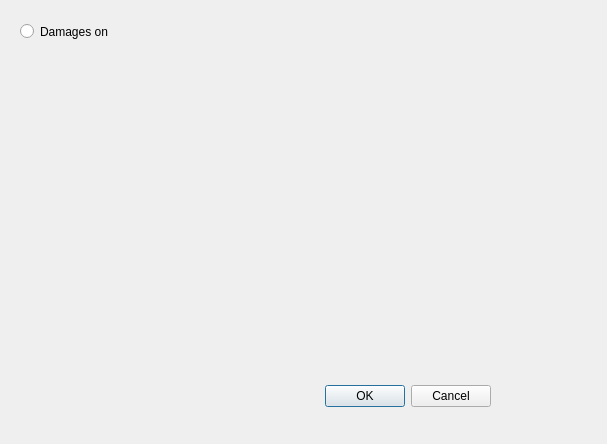
<?xml version="1.0" encoding="UTF-8"?>
<ui version="4.0">
 <class>DialogSystemEffect</class>
 <widget class="QDialog" name="DialogSystemEffect">
  <property name="geometry">
   <rect>
    <x>0</x>
    <y>0</y>
    <width>607</width>
    <height>444</height>
   </rect>
  </property>
  <property name="windowTitle">
   <string>Dialog</string>
  </property>
  <widget class="QDialogButtonBox" name="buttonBox">
   <property name="geometry">
    <rect>
     <x>150</x>
     <y>380</y>
     <width>341</width>
     <height>32</height>
    </rect>
   </property>
   <property name="orientation">
    <enum>Qt::Horizontal</enum>
   </property>
   <property name="standardButtons">
    <set>QDialogButtonBox::Cancel|QDialogButtonBox::Ok</set>
   </property>
  </widget>
  <widget class="QRadioButton" name="radioButton">
   <property name="geometry">
    <rect>
     <x>20</x>
     <y>20</y>
     <width>112</width>
     <height>23</height>
    </rect>
   </property>
   <property name="text">
    <string>Damages on </string>
   </property>
  </widget>
  <widget class="PanelDamagesKind" name="panelDamagesKind" native="true">
   <property name="geometry">
    <rect>
     <x>160</x>
     <y>20</y>
     <width>350</width>
     <height>27</height>
    </rect>
   </property>
   <property name="minimumSize">
    <size>
     <width>350</width>
     <height>27</height>
    </size>
   </property>
   <property name="maximumSize">
    <size>
     <width>16777215</width>
     <height>27</height>
    </size>
   </property>
  </widget>
 </widget>
 <customwidgets>
  <customwidget>
   <class>PanelDamagesKind</class>
   <extends>QWidget</extends>
   <header>paneldamageskind.h</header>
   <container>1</container>
  </customwidget>
 </customwidgets>
 <resources/>
 <connections>
  <connection>
   <sender>buttonBox</sender>
   <signal>accepted()</signal>
   <receiver>DialogSystemEffect</receiver>
   <slot>accept()</slot>
   <hints>
    <hint type="sourcelabel">
     <x>248</x>
     <y>254</y>
    </hint>
    <hint type="destinationlabel">
     <x>157</x>
     <y>274</y>
    </hint>
   </hints>
  </connection>
  <connection>
   <sender>buttonBox</sender>
   <signal>rejected()</signal>
   <receiver>DialogSystemEffect</receiver>
   <slot>reject()</slot>
   <hints>
    <hint type="sourcelabel">
     <x>316</x>
     <y>260</y>
    </hint>
    <hint type="destinationlabel">
     <x>286</x>
     <y>274</y>
    </hint>
   </hints>
  </connection>
 </connections>
</ui>
